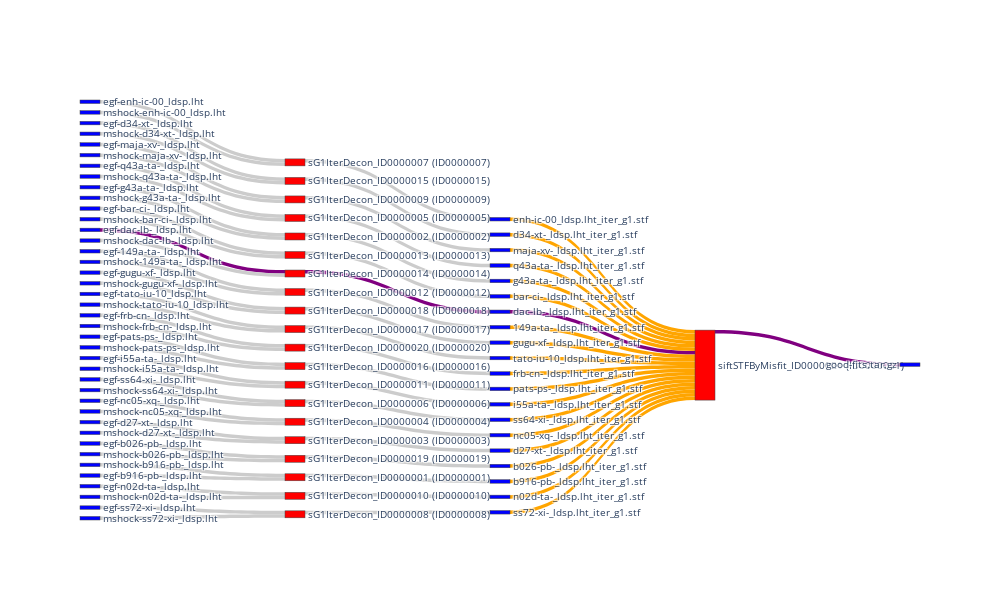

The notebook cell this image was saved under:
### Code cell
num_rows_to_select = len(df_e)
e_G = graph_by_table_with_top_x(G, df_e, f'access_size ({my_unit})', count=num_rows_to_select, ascending=False)
color_map_pc = {"task": "red",
                 "file": "blue",
                 "none": "grey"
                }
n_exp_pc, node_ref_exp_pc = get_nodes_for_sankey(e_G, color_map_pc)
# l_exp_pc = get_links_for_sankey(e_G, node_ref_exp_pc)
fig = go.Figure(go.Sankey(
            node = n_exp_pc,
            link = l_exp_pc, orientation='h', ))
#             textfont=dict(color="rgba(0,0,0,0)", size=1))) # remove it to add labels back
# fig.update_layout(dict1=dict(height=1024, width=2500), font_size=28)
fig.update_layout(dict1=dict(height=600, width=1000), font_size=10)
# fig.update_layout(dict1=dict(height=2324, width=5100), title_text="1000genome Sankey Diagram", font_size=20)
# fig.write_image("1000genome_workflow_all_edges.png")
fig.write_html("seismology_critical_path.html")
# fig.savefig("seismology_critical_path.pdf",bbox_inches = "tight")
fig.write_image("seismology_critical_path.pdf")

# printmd(f"<center> Fanout highlighted with green")
fig.show()

### Figure 1 — Plotly figure (JSON) as saved in the notebook; plotly's stock layout.template omitted (floating-point values rounded to 4 significant figures)
{"data": [{"link": {"color": ["rgb(204,204,204)", "rgb(204,204,204)", "rgb(204,204,204)", "rgb(204,204,204)", "rgb(204,204,204)", "rgb(204,204,204)", "rgb(204,204,204)", "rgb(204,204,204)", "rgb(204,204,204)", "rgb(204,204,204)", "rgb(204,204,204)", "rgb(204,204,204)", "rgb(204,204,204)", "rgb(204,204,204)", "rgb(204,204,204)", "rgb(204,204,204)", "rgb(204,204,204)", "purple", "purple", "rgb(204,204,204)", "rgb(204,204,204)", "rgb(204,204,204)", "rgb(204,204,204)", "rgb(204,204,204)", "rgb(204,204,204)", "rgb(204,204,204)", "rgb(204,204,204)", "rgb(204,204,204)", "rgb(204,204,204)", "rgb(204,204,204)", "rgb(204,204,204)", "rgb(204,204,204)", "rgb(204,204,204)", "rgb(204,204,204)", "rgb(204,204,204)", "rgb(204,204,204)", "rgb(204,204,204)", "rgb(204,204,204)", "rgb(204,204,204)", "rgb(204,204,204)", "rgb(204,204,204)", "rgb(204,204,204)", "rgb(204,204,204)", "rgb(204,204,204)", "rgb(204,204,204)", "rgb(204,204,204)", "rgb(204,204,204)", "rgb(204,204,204)", "rgb(204,204,204)", "rgb(204,204,204)", "rgb(204,204,204)", "rgb(204,204,204)", "rgb(204,204,204)", "rgb(204,204,204)", "rgb(204,204,204)", "rgb(204,204,204)", "orange", "purple", "purple", "orange", "orange", "orange", "rgb(204,204,204)", "orange", "orange", "rgb(204,204,204)", "orange", "orange", "orange", "rgb(204,204,204)", "orange", "orange", "orange", "orange", "orange", "orange", "orange", "orange", "orange", "rgb(204,204,204)", "orange"], "source": [0, 1, 2, 3, 4, 5, 6, 7, 8, 9, 10, 11, 12, 13, 14, 15, 16, 17, 18, 19, 20, 21, 22, 23, 24, 25, 26, 27, 28, 29, 30, 31, 32, 33, 34, 35, 36, 37, 38, 39, 40, 41, 42, 43, 44, 45, 46, 47, 48, 49, 50, 51, 52, 53, 54, 55, 56, 57, 58, 59, 60, 61, 62, 63, 64, 65, 66, 67, 68, 69, 70, 71, 72, 73, 74, 75, 76, 77, 78, 79, 80], "target": [1, 75, 3, 77, 5, 80, 7, 73, 1, 10, 70, 12, 68, 14, 56, 16, 63, 18, 57, 20, 60, 3, 5, 7, 25, 59, 10, 12, 29, 61, 31, 67, 14, 16, 20, 18, 25, 29, 31, 40, 74, 42, 72, 44, 71, 46, 78, 40, 42, 44, 51, 76, 46, 51, 55, 64, 58, 58, 81, 58, 58, 58, 55, 58, 58, 66, 58, 58, 58, 65, 58, 58, 58, 58, 58, 58, 58, 58, 58, 65, 58], "value": [1, 1, 1, 1, 1, 1, 1, 1, 1, 1, 1, 1, 1, 1, 1, 1, 1, 1, 1, 1, 1, 1, 1, 1, 1, 1, 1, 1, 1, 1, 1, 1, 1, 1, 1, 1, 1, 1, 1, 1, 1, 1, 1, 1, 1, 1, 1, 1, 1, 1, 1, 1, 1, 1, 1, 1, 1, 1, 1, 1, 1, 1, 1, 1, 1, 1, 1, 1, 1, 1, 1, 1, 1, 1, 1, 1, 1, 1, 1, 1, 1]}, "node": {"color": ["blue", "red", "blue", "red", "blue", "red", "blue", "red", "blue", "blue", "red", "blue", "red", "blue", "red", "blue", "red", "blue", "red", "blue", "red", "blue", "blue", "blue", "blue", "red", "blue", "blue", "blue", "red", "blue", "red", "blue", "blue", "blue", "blue", "blue", "blue", "blue", "blue", "red", "blue", "red", "blue", "red", "blue", "red", "blue", "blue", "blue", "blue", "red", "blue", "blue", "blue", "red", "blue", "blue", "red", "blue", "blue", "blue", "blue", "blue", "blue", "red", "blue", "blue", "blue", "blue", "blue", "blue", "blue", "blue", "blue", "blue", "blue", "blue", "blue", "blue", "blue", "blue"], "label": ["egf-enh-ic-00_ldsp.lht", "sG1IterDecon_ID0000007 (ID0000007)", "egf-maja-xv-_ldsp.lht", "sG1IterDecon_ID0000009 (ID0000009)", "egf-149a-ta-_ldsp.lht", "sG1IterDecon_ID0000012 (ID0000012)", "egf-q43a-ta-_ldsp.lht", "sG1IterDecon_ID0000005 (ID0000005)", "mshock-enh-ic-00_ldsp.lht", "egf-g43a-ta-_ldsp.lht", "sG1IterDecon_ID0000002 (ID0000002)", "egf-bar-ci-_ldsp.lht", "sG1IterDecon_ID0000013 (ID0000013)", "egf-d34-xt-_ldsp.lht", "sG1IterDecon_ID0000015 (ID0000015)", "egf-gugu-xf-_ldsp.lht", "sG1IterDecon_ID0000018 (ID0000018)", "egf-dac-lb-_ldsp.lht", "sG1IterDecon_ID0000014 (ID0000014)", "egf-tato-iu-10_ldsp.lht", "sG1IterDecon_ID0000017 (ID0000017)", "mshock-maja-xv-_ldsp.lht", "mshock-149a-ta-_ldsp.lht", "mshock-q43a-ta-_ldsp.lht", "egf-frb-cn-_ldsp.lht", "sG1IterDecon_ID0000020 (ID0000020)", "mshock-g43a-ta-_ldsp.lht", "mshock-bar-ci-_ldsp.lht", "egf-pats-ps-_ldsp.lht", "sG1IterDecon_ID0000016 (ID0000016)", "egf-i55a-ta-_ldsp.lht", "sG1IterDecon_ID0000011 (ID0000011)", "mshock-d34-xt-_ldsp.lht", "mshock-gugu-xf-_ldsp.lht", "mshock-tato-iu-10_ldsp.lht", "mshock-dac-lb-_ldsp.lht", "mshock-frb-cn-_ldsp.lht", "mshock-pats-ps-_ldsp.lht", "mshock-i55a-ta-_ldsp.lht", "egf-ss64-xi-_ldsp.lht", "sG1IterDecon_ID0000006 (ID0000006)", "egf-nc05-xq-_ldsp.lht", "sG1IterDecon_ID0000004 (ID0000004)", "egf-d27-xt-_ldsp.lht", "sG1IterDecon_ID0000003 (ID0000003)", "egf-n02d-ta-_ldsp.lht", "sG1IterDecon_ID0000010 (ID0000010)", "mshock-ss64-xi-_ldsp.lht", "mshock-nc05-xq-_ldsp.lht", "mshock-d27-xt-_ldsp.lht", "egf-ss72-xi-_ldsp.lht", "sG1IterDecon_ID0000008 (ID0000008)", "mshock-n02d-ta-_ldsp.lht", "mshock-ss72-xi-_ldsp.lht", "egf-b026-pb-_ldsp.lht", "sG1IterDecon_ID0000019 (ID0000019)", "d34-xt-_ldsp.lht_iter_g1.stf", "dac-lb-_ldsp.lht_iter_g1.stf", "siftSTFByMisfit_ID0000021 (ID0000021)", "frb-cn-_ldsp.lht_iter_g1.stf", "tato-iu-10_ldsp.lht_iter_g1.stf", "pats-ps-_ldsp.lht_iter_g1.stf", "mshock-b026-pb-_ldsp.lht", "gugu-xf-_ldsp.lht_iter_g1.stf", "b026-pb-_ldsp.lht_iter_g1.stf", "sG1IterDecon_ID0000001 (ID0000001)", "b916-pb-_ldsp.lht_iter_g1.stf", "i55a-ta-_ldsp.lht_iter_g1.stf", "bar-ci-_ldsp.lht_iter_g1.stf", "mshock-b916-pb-_ldsp.lht", "g43a-ta-_ldsp.lht_iter_g1.stf", "d27-xt-_ldsp.lht_iter_g1.stf", "nc05-xq-_ldsp.lht_iter_g1.stf", "q43a-ta-_ldsp.lht_iter_g1.stf", "ss64-xi-_ldsp.lht_iter_g1.stf", "enh-ic-00_ldsp.lht_iter_g1.stf", "ss72-xi-_ldsp.lht_iter_g1.stf", "maja-xv-_ldsp.lht_iter_g1.stf", "n02d-ta-_ldsp.lht_iter_g1.stf", "egf-b916-pb-_ldsp.lht", "149a-ta-_ldsp.lht_iter_g1.stf", "good-fits.tar.gz"], "x": [], "y": []}, "orientation": "h", "type": "sankey"}], "layout": {"font": {"size": 10}, "height": 600, "width": 1000}}
